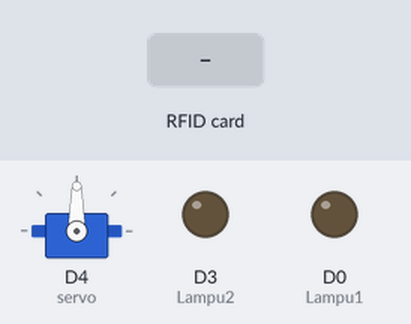
The sketch below on a simulated ESP8266 (NodeMCU). On the bench: servo, output pins drawn as LEDs (lit = HIGH). The inputs (shaded band) are chosen by the test bench. WiFi joins after 1.5 s; servers stay silent unless stated.

Above: at 3.0 s.
3.1 s: RFID card 5E 7A 19 C4 held to the reader
At 5.5 s:
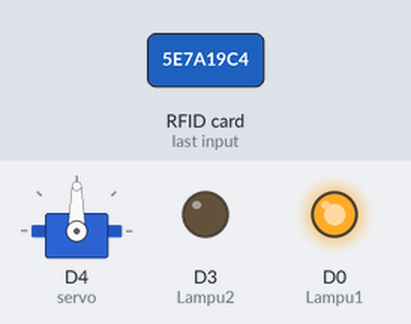
Timing chart, 0 to 8.6 s (numbered marks = the images above; inputs shaded):
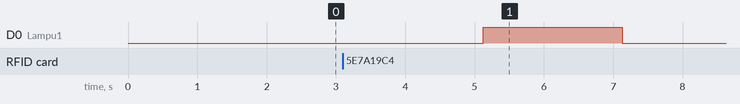

Measured:
- after the input at 3.1 s, D0 (Lampu1): LOW → HIGH after 2.0 s, → LOW 2.0 s later

The sketch:

blynk_local.ino
```cpp
/*PIN SDA/SS : D2
 *PIN SCK : D5
 *PIN MOSI: D7
 *PIN MISO: D6
 *PIN GND : GND
 *PIN RST : D1
 *PIN 3.3V: 3V
 */

//Untuk Komunikasi Serial Blynk
#define BLYNK_PRINT Serial

#include <SPI.h> //Menambahkan Library untuk Komunikasi SPI
#include <ESP8266WiFi.h> //Menambahkan Library untuk ESP8266 WiFi
#include <BlynkSimpleEsp8266.h> //Menambahkan Library untuk Blynk
#include <MFRC522.h> //Menambahkan Library untuk RFID
#include <Servo.h>

//Definisikan Pin RFID Reader pada Board NodeMCU
#define SS_PIN D2
#define RST_PIN D1
#define Lampu1 D0 //lampu merah
#define Lampu2 D3 //lampu hijau


char auth[] = "PPTFJ5xNqzgJthS7tJoVsZLxrVd5UR_O";
char ssid[] = "pw nya gampil";
char pass[] = "bismillah12345";


MFRC522 rfid(SS_PIN, RST_PIN); //Menggunakan fungsi RFID dari Library
MFRC522::MIFARE_Key key;
Servo servo;
WidgetLCD lcd(V1); //Definisi pin LCD pada Aplikasi Blynk

String strID, userID; //Variabel untuk Menyimpan hasil Pembacaan RFID

void setup()
{
  Serial.begin(115200); //Komunikasi Serial dengan Baudrate 115200
  pinMode(Lampu1, OUTPUT);
  pinMode(Lampu2, OUTPUT);
  servo.attach(2);
  digitalWrite(Lampu1, LOW);
  digitalWrite(Lampu2, LOW);
  Blynk.begin(auth, ssid, pass, IPAddress(192,168,1,10), 5555);  //Menghubungkan NodeMCU ke Server Blynk menggunakan Wi-Fi
  SPI.begin(); // Init SPI bus
  rfid.PCD_Init(); // Init MFRC522
}

void loop()       // put your main code here, to run repeatedly:
{
  Blynk.run(); //Blynk berjalan
  lcd.clear();

  //Digunakan untuk melakukan Deteksi Kartu RFID
  if (!rfid.PICC_IsNewCardPresent() || !rfid.PICC_ReadCardSerial()) return;
  MFRC522::PICC_Type piccType = rfid.PICC_GetType(rfid.uid.sak);
  if (piccType != MFRC522::PICC_TYPE_MIFARE_MINI &&
      piccType != MFRC522::PICC_TYPE_MIFARE_1K &&
      piccType != MFRC522::PICC_TYPE_MIFARE_4K) {
    Serial.println(F("Your tag is not of type MIFARE Classic."));
    return;
  }
  strID = "";
  for (byte i = 0; i < 4; i++) {
    strID +=
      (rfid.uid.uidByte[i] < 0x10 ? "0" : "") +
      String(rfid.uid.uidByte[i], HEX) +
      (i != 3 ? ":" : "");
  }
  strID.toUpperCase();

  //Cetak di LCD Aplikasi Blynk apabila RFID Tag terdeteksi
  if (strID != NULL)
  {
    lcd.print(0, 0, "ID dari RFID :");
    lcd.print(0, 1, strID);
  delay(2000);
    lcd.clear();
    if(strID != userID)
    {
          lcd.print(0, 0, "ID dari RFID :");
          lcd.print(0, 1, "Akses ditolak");
          digitalWrite(Lampu1, HIGH);
          delay(2000);
          digitalWrite(Lampu1, LOW);
    }  else
    {
          lcd.print(0, 0, "ID dari RFID :");
          lcd.print(0, 1, "Akses diizinkan");
          digitalWrite(Lampu2, HIGH);
          servo.write(180);
          delay(2000);
          servo.write(60);
          digitalWrite(Lampu2, LOW);
    }
    userID = strID;
  }
  else{
    lcd.print(0, 0, "ID dari RFID :");
    lcd.print(0, 1, "Tidak ditemukan");
    delay(2000);
  }
}
```
